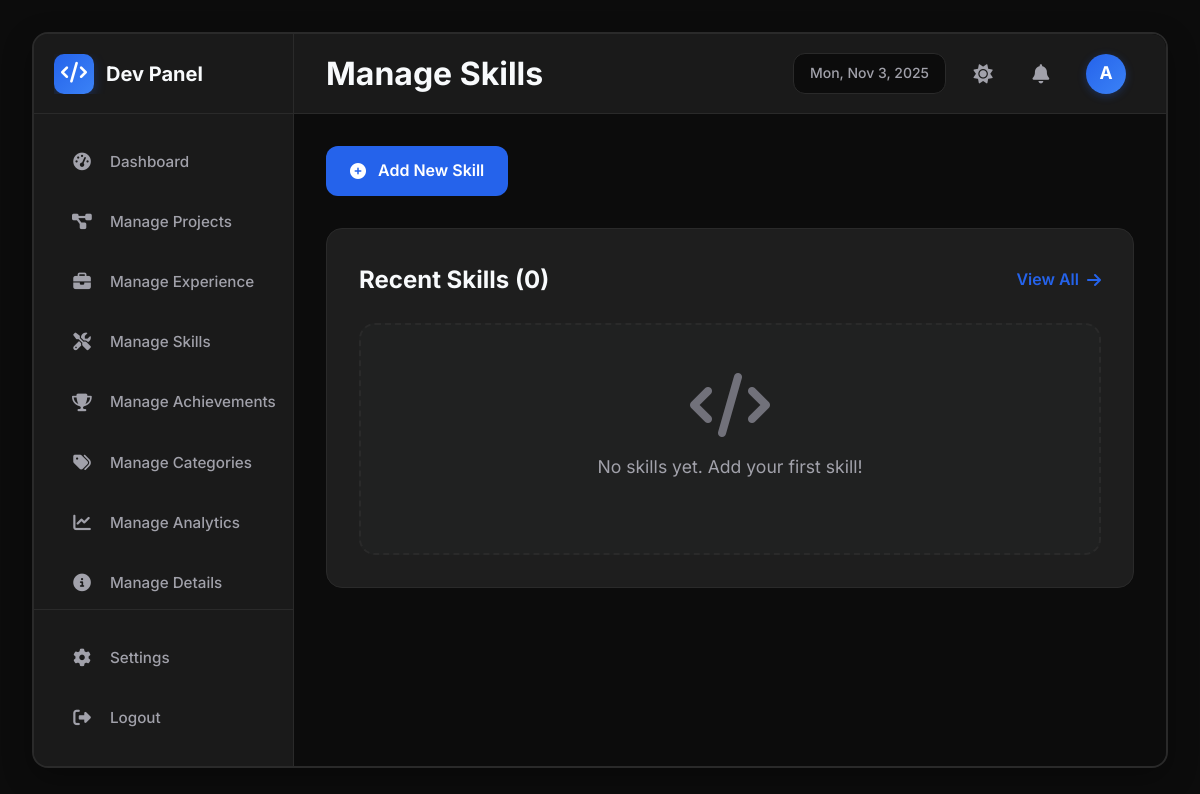
Page /skills/ on the earlier database version.
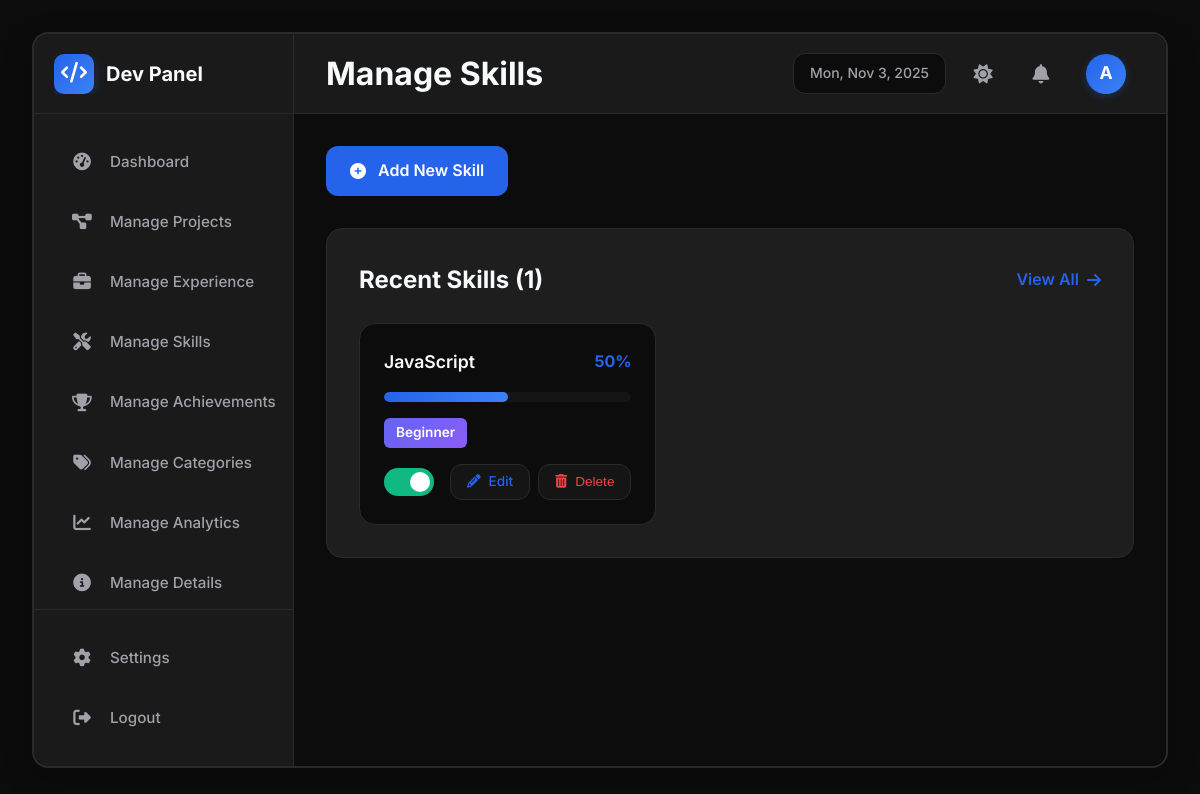
Same page on the later database version.
### portfolio/models.py (models this page shows, shortened)
class Skill(models.Model):
    SKILL_LEVEL_CHOICES = [
        ("beginner", "Beginner"),
        ("intermediate", "Intermediate"),
        ("advanced", "Advanced"),
        ("expert", "Expert"),
    ]
    name = models.CharField(max_length=200, help_text="Skill name (e.g., Python, React)")
    slug = models.SlugField(max_length=200, unique=True)
    skill_level = models.CharField(
        max_length=20,
        choices=SKILL_LEVEL_CHOICES,
        default="intermediate",
        help_text="Proficiency level",
    )
    proficiency = models.IntegerField(
        default=50,
        help_text="Proficiency percentage (0-100)",
    )
    description = models.TextField(
        blank=True, help_text="Brief description of skill and experience"
    )
    icon_type = models.CharField(
        max_length=20,
        choices=[("upload", "Uploaded Icon"), ("fontawesome", "FontAwesome Icon")],
        default="upload",
        help_text="Type of icon (uploaded image or FontAwesome class)",
    )
    icon_image = models.ImageField(
        upload_to="skills/icons/",
        blank=True,
        null=True,
        help_text="Uploaded skill icon",
    )
    icon_class = models.CharField(
        max_length=100,
        blank=True,
        help_text="FontAwesome icon class (e.g., 'fab fa-react')",
    )
    certificate_type = models.CharField(
        max_length=20,
        choices=[("file", "Certificate File"), ("link", "Certificate Link")],
        default="file",
        blank=True,
        help_text="Type of certificate",
    )
    certificate_file = models.FileField(
        upload_to="skills/certificates/",
        blank=True,
        null=True,
        help_text="Certificate file (PDF or image)",
    )
    certificate_url = models.URLField(
        blank=True, null=True, help_text="Certificate URL link"
    )
    is_active = models.BooleanField(default=True, help_text="Show on website")
    is_draft = models.BooleanField(default=False, help_text="Draft status")
    order = models.IntegerField(default=0, help_text="Display order")
    created_at = models.DateTimeField(auto_now_add=True)
    updated_at = models.DateTimeField(auto_now=True)
    class Meta:
        ordering = ["-proficiency", "name"]
        verbose_name = "Skill"
        verbose_name_plural = "Skills"

### portfolio/views.py (the view, shortened to what this page needs)
# urls.py: path("skills/", views.manage_skills, name="manage_skills"),
def manage_skills(request):
    recent_skills = Skill.objects.all().order_by("-created_at")[:6]
    total_count = Skill.objects.count()
    context = {
        "recent_skills": recent_skills,
        "total_count": total_count,
    }
    return render(request, "manage_skills.html", context)

### portfolio/context_processors.py (called while the page is built)
def notifications_context(request):
    recent_notifications = Notification.objects.filter(is_active=True).order_by('-created_at')[:3]
    unread_count = Notification.objects.filter(is_active=True, is_read=False).count()
    return {
        'recent_notifications': recent_notifications,
        'unread_count': unread_count,
    }

### templates/manage_skills.html (shortened to what this page needs)
{% extends 'base.html' %}
{% load static %}
{% block extra_css %}
<link rel="stylesheet" href="{% static 'css/manage-skills.css' %}?v=4">
{% endblock %}
{% block nav_skills %}active{% endblock %}
{% block navbar_left %}
<h1 class="page-title">Manage Skills</h1>
{% endblock %}
{% block content %}
<div class="page-actions-header">
    <a href="{% url 'create_skill' %}" class="btn-primary">
        <i class="fas fa-plus-circle"></i> Add New Skill
    </a>
</div>
<section class="section-card fade-in">
    <div class="section-header">
        <h2>Recent Skills <span class="blog-count">({{ total_count }})</span></h2>
        <a href="{% url 'list_skills' %}" class="view-all-link">View All <i class="fas fa-arrow-right"></i></a>
    </div>
    <div class="skills-grid">
        {% for skill in recent_skills %}
        <div class="skill-card {% if skill.is_draft %}draft{% endif %} {% if not skill.is_active %}inactive{% endif %}" data-skill-id="{{ skill.id }}">
            <div class="skill-header">
                <h4>{{ skill.name }}</h4>
                <span class="skill-percentage">{{ skill.proficiency }}%</span>
            </div>
            <div class="skill-bar">
                <div class="skill-progress" style="width: {{ skill.proficiency }}%;"></div>
            </div>
            <div class="skill-meta">
                <span class="skill-level-badge {{ skill.skill_level }}">{{ skill.get_skill_level_display }}</span>
            </div>
            <div class="skill-actions">
                <label class="toggle-switch">
                    <span class="slider"></span>
                </label>
                <div class="action-buttons">
                    <a href="{% url 'edit_skill' skill.id %}" class="btn-icon btn-edit">
                        <i class="fas fa-pencil-alt"></i> Edit
                    </a>
                    <button type="button" class="btn-icon btn-delete" data-skill-id="{{ skill.id }}" data-skill-name="{{ skill.name }}">
                        <i class="fas fa-trash-alt"></i> Delete
                    </button>
                </div>
            </div>
        </div>
        {% empty %}
        <div class="empty-state">
            <i class="fas fa-code"></i>
            <p>No skills yet. Add your first skill!</p>
        </div>
        {% endfor %}
    </div>
</section>
{% endblock %}

Differences in the rows shown:
added Skill: name "JavaScript", proficiency "50", skill_level "Beginner"
Other differences:
{{ total_count }}: "0" → "1"
text no longer shown: "No skills yet. Add your first skill!"
